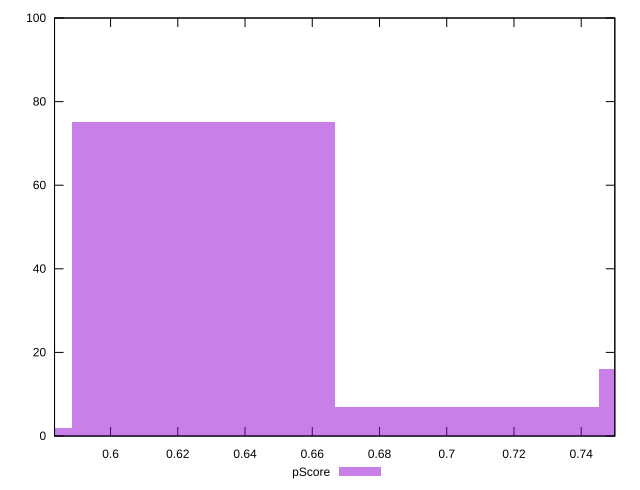

Reproduce this figure in gnuplot.
reset

$pScore <<EOF
0.6276122885564527 75
0.7060638246260093 7
0.7845153606955658 16
0.5491607524868961 2
EOF

set key outside below
set boxwidth 0.07845153606955658
set xrange [0.5833333333333334:0.75]
set yrange [0:100]
set trange [0:100]
set style fill transparent solid 0.5 noborder
set terminal svg size 640, 490 enhanced background rgb 'white'
set output "report_00019_2021-02-10T18-14-37.922Z//uses-webp-images/samples/pages/pScore/histogram.svg"

plot $pScore title "pScore" with boxes

reset
